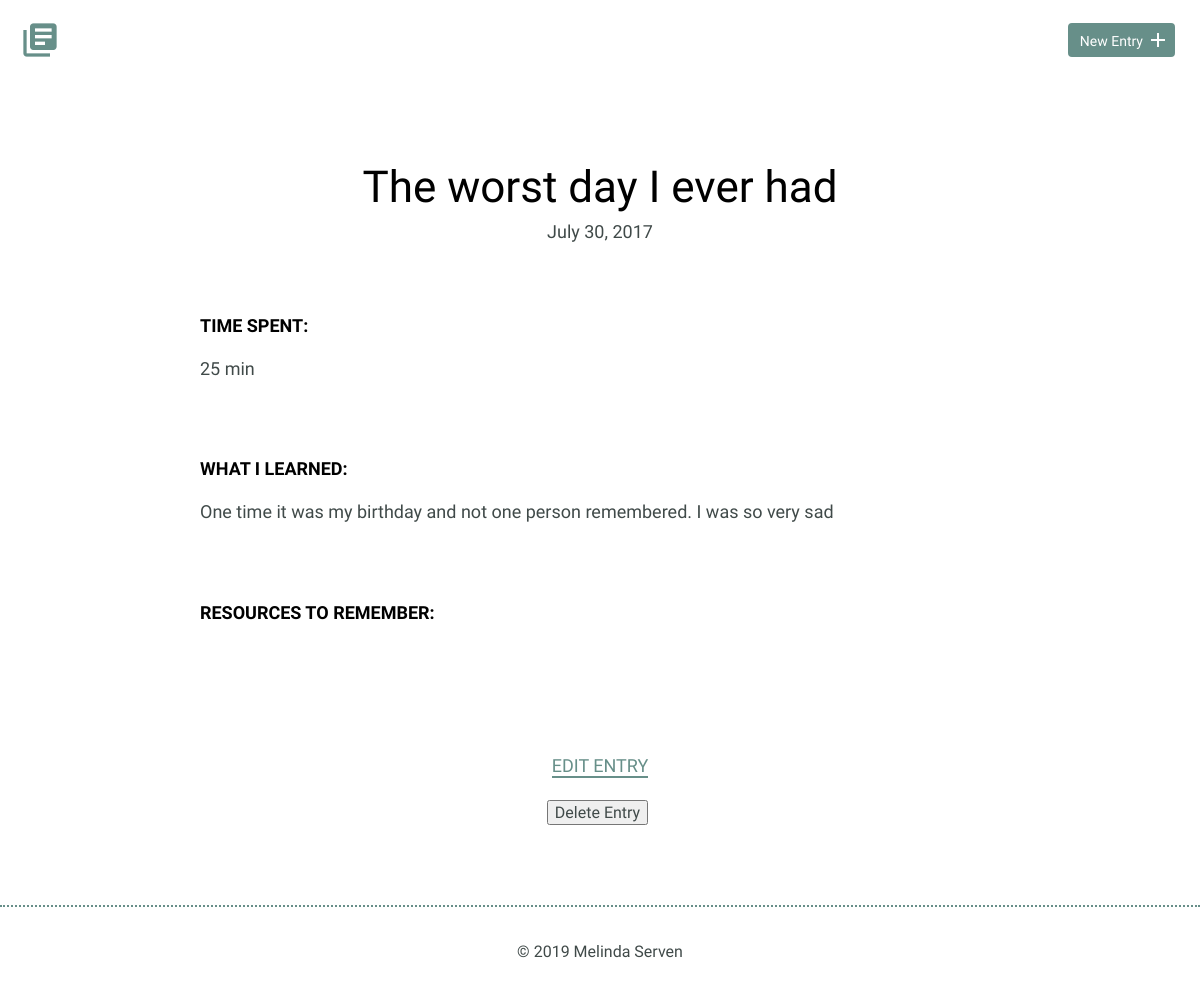
Screenshot of /detail.php?id=2 with the database file from the repository.
### tables this page shows
CREATE TABLE "entries" (
	`id`	INTEGER,
	`title`	TEXT,
	`date`	TEXT,
	`time_spent`	INTEGER,
	`learned`	BLOB,
	`resources`	BLOB,
	PRIMARY KEY(`id`)
);

### inc/functions.php (called while the page is built, shortened)
<?php
function getDetailedEntry($id){
  include("connection.php");
  try{
    $results = $db->prepare("SELECT * FROM entries WHERE id = ?");
    $results->bindValue(1,$id,PDO::PARAM_INT);
    $results->execute();
  } catch (Exception $e){
    echo "Unable to retrieve results.";
    exit;
  }
  $entries = $results->fetch(PDO::FETCH_ASSOC);
  return $entries;
}
?>

### detail.php (the view, shortened to what this page needs)
<?php
include 'inc/header.php';
include 'inc/functions.php';
$id = trim(filter_input(INPUT_GET,'id', FILTER_SANITIZE_NUMBER_INT));
$entry = getDetailedEntry($id);
?>
        <section>
            <div class="container">
                <div class="entry-list single">
                    <article>
                        <h1><?php echo htmlspecialchars_decode($entry['title']); ?></h1>
                        <time datetime="<?php echo $entry['date']; ?>">
                          <?php echo date('F j, Y', strtotime($entry['date'])); ?>
                        </time>
                        <div class="entry">
                            <h3>Time Spent: </h3>
                            <p><?php echo htmlspecialchars_decode($entry['time_spent']); ?></p>
                        </div>
                        <div class="entry">
                            <h3>What I Learned:</h3>
                            <p><?php echo htmlspecialchars_decode($entry['learned']); ?></p>
                        </div>
                        <div class="entry">
                            <h3>Resources to Remember:</h3>
                        </div>
                    </article>
                </div>
            </div>
            <div class="edit">
              <p><a href="edit.php?id=<?php echo $id ?>">Edit Entry</a></p>
              <form method='post' action='detail.php?id=<?php echo $id ?>' onsubmit="return confirm('Are you sure you want to delete this project?');">
                  <input type='submit' class='button--delete' value='Delete Entry' />
              </form>
          </div>
        </section>
<?php include 'inc/footer.php'; ?>

### css/site.css (style rules this page uses)
body { font-size: 16px; color: #404a49; font-family: 'Cousine', serif; font-weight: 400; }
.container { margin: 0 auto; padding: 0 25px; }
h1, h2, h3 { margin: 0; font-weight: 400; line-height: 1em; color: #000; }
h1 { font-size: 44px; margin-bottom: 12px; }
h3 { font-size: 18px; font-family: 'Work Sans', serif; font-weight: 600; text-transform: uppercase; }
p { line-height: 1.8em; font-size: 18px; }
p a { border-bottom: 2px solid #678f89; padding: 0; color: #678f89; text-decoration: none; }
.entry-list, .edit-entry, .new-entry { max-width: 800px; margin: 0 auto; padding: 70px 0 150px 0; }
.entry-list article { margin-bottom: 70px; text-align: center; }
.entry-list article:last-child { margin-bottom: 0; }
.entry-list.single { padding-bottom: 70px; }
.entry-list.single time { font-size: 18px; }
.entry { max-width: 800px; margin: 75px auto 0 auto; text-align: left; }
.entry p { margin-bottom: 40px; }
.edit { padding-bottom: 80px; text-align: center; margin: 0 auto; }
.edit a { font-weight: 400; text-transform: uppercase; font-size: 18px; }
input[type=submit] { margin-right: 5px; }

### rows the page displays
entries: title "The worst day I ever had", date "July 30, 2017", time_spent "25 min", learned "One time it was my birthday and not one person remembered. I was so very sad"
